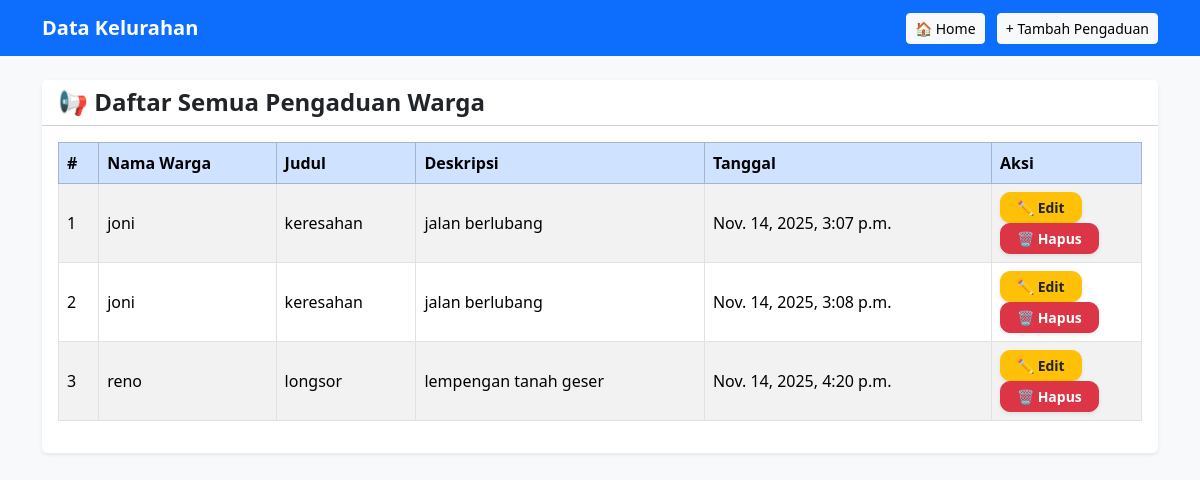
Before: /warga/pengaduan/ with the older database file.
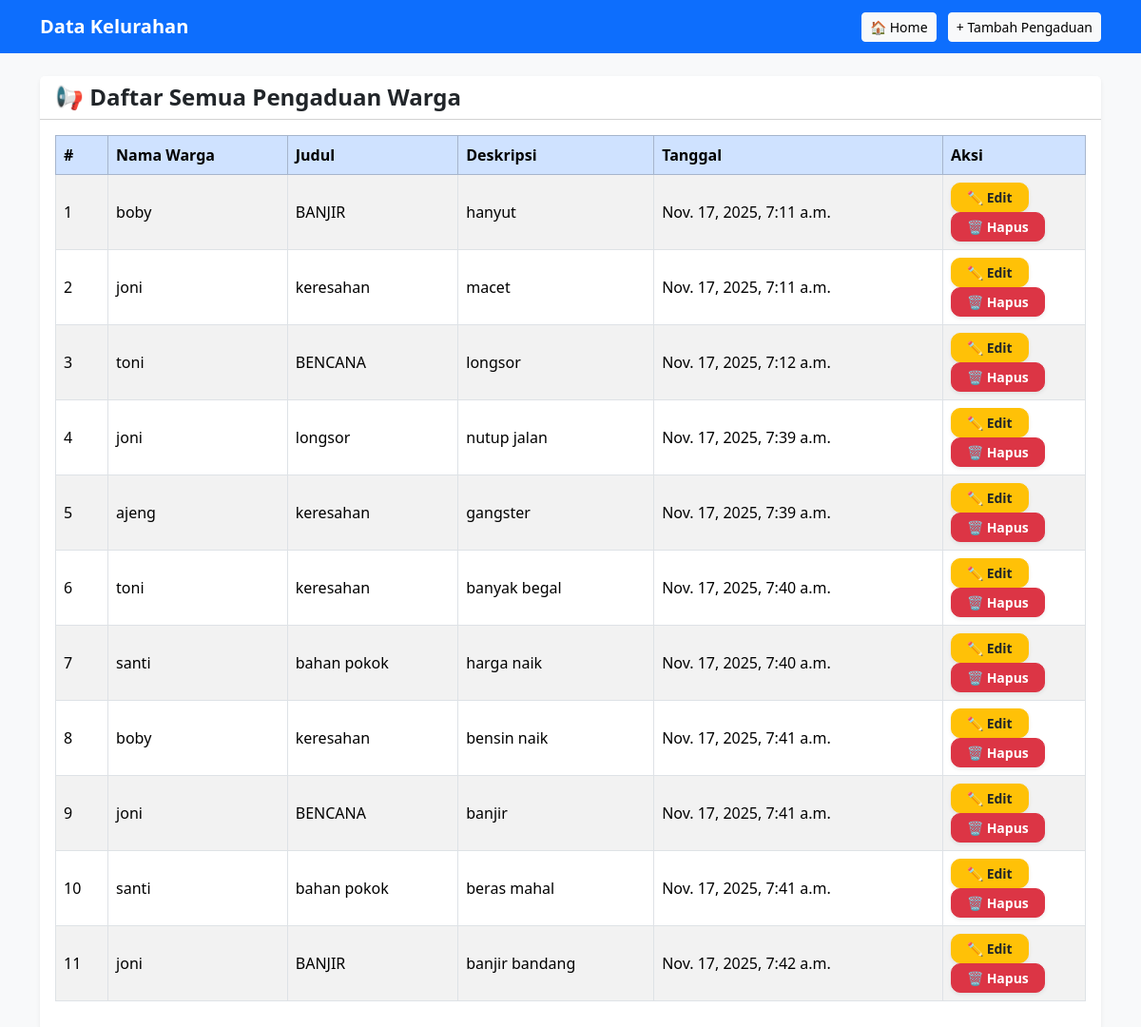
After: the same page with the newer database file.
### warga/models.py (models this page shows, shortened)
class Pengaduan(models.Model):
    STATUS_CHOICES = [
        ('BARU', 'Baru'),
        ('DIPROSES', 'Diproses'),
        ('SELESAI', 'Selesai'),
    ]
    warga       = models.ForeignKey(
                    'Warga',            # atau 'warga.Warga' kalau beda app
                    on_delete=models.CASCADE,
                    related_name='pengaduan'
                  )
    judul       = models.CharField(max_length=100)
    deskripsi   = models.TextField()
    tanggal     = models.DateTimeField(auto_now_add=True)
    status      = models.CharField(max_length=20,choices=STATUS_CHOICES, default='BARU')

class Warga(models.Model):
    nik          = models.CharField(max_length=16, unique=True)
    nama_lengkap = models.CharField(max_length=120)
    alamat       = models.TextField()
    no_telepon   = models.CharField(max_length=15, blank=True)  # ← baru
    tanggal        = models.DateField(auto_now_add=True)   # ← kolom baru

### warga/views.py (the view)
# urls.py: path('pengaduan/', PengaduanListView.as_view(), name='pengaduan-list'), # ⚠️ name='pengaduan-list'
class PengaduanListView(ListView):
    model = Pengaduan
    template_name = 'warga/pengaduan_list.html'
    context_object_name = 'pengaduan_list'

### warga/templates/warga/pengaduan_list.html (shortened to what this page needs)
{% load static %}
<!DOCTYPE html>
<html lang="id">
<head>
    <link href="https://cdn.jsdelivr.net/npm/bootstrap@5.3.2/dist/css/bootstrap.min.css" rel="stylesheet">
</head>
<body class="bg-light">
<nav class="navbar navbar-expand-lg navbar-dark bg-primary">
    <div class="container">
        <a class="navbar-brand fw-bold" href="#">Data Kelurahan</a>
        <div>
            <a href="{% url 'warga-list' %}" class="btn btn-light btn-sm me-2">🏠 Home</a>
            <a href="{% url 'pengaduan-tambah' %}" class="btn btn-light btn-sm">+ Tambah Pengaduan</a>
        </div>
    </div>
</nav>
<div class="container mt-4">
    <div class="card shadow-sm border-0">
        <div class="card-header bg-white">
            <h4 class="m-0 fw-bold">📢 Daftar Semua Pengaduan Warga</h4>
        </div>
        <div class="card-body">
            {% if pengaduan_list %}
                <table class="table table-bordered table-striped align-middle">
                    <thead class="table-primary">
                        <tr>
                            <th>#</th>
                            <th>Nama Warga</th>
                            <th>Judul</th>
                            <th>Deskripsi</th>
                            <th>Tanggal</th>
                            <th style="width:150px;">Aksi</th>
                        </tr>
                    </thead>
                    <tbody>
                        {% for p in pengaduan_list %}
                        <tr>
                            <td>{{ forloop.counter }}</td>
                            <td>{{ p.warga.nama_lengkap }}</td>
                            <td>{{ p.judul }}</td>
                            <td>{{ p.deskripsi|truncatechars:40 }}</td>
                            <td>{{ p.tanggal }}</td>
                            <td>
                                <a href="{% url 'pengaduan-edit' p.pk %}"
                                   class="btn btn-sm btn-warning text-dark fw-semibold px-3 me-1 shadow-sm"
                                   style="border-radius: 10px;">
                                    ✏️ Edit
                                </a>
                                <a href="{% url 'pengaduan-hapus' p.pk %}"
                                   class="btn btn-sm btn-danger fw-semibold px-3 shadow-sm"
                                   style="border-radius: 10px;">
                                    🗑️ Hapus
                                </a>
                            </td>
                        </tr>
                        {% endfor %}
                    </tbody>
                </table>
            {% else %}
                <div class="alert alert-info">
                    Belum ada pengaduan yang dibuat.
                </div>
            {% endif %}
        </div>
    </div>
</div>
</body>
</html>

Changed rows visible on the page:
removed Pengaduan: warga.nama_lengkap "joni", judul "keresahan", deskripsi "jalan berlubang", tanggal "Nov. 14, 2025, 3:07 p.m."
removed Pengaduan: warga.nama_lengkap "joni", judul "keresahan", deskripsi "jalan berlubang", tanggal "Nov. 14, 2025, 3:08 p.m."
removed Pengaduan: warga.nama_lengkap "reno", judul "longsor", deskripsi "lempengan tanah geser", tanggal "Nov. 14, 2025, 4:20 p.m."
added Pengaduan: warga.nama_lengkap "boby", judul "BANJIR", deskripsi "hanyut", tanggal "Nov. 17, 2025, 7:11 a.m."
added Pengaduan: warga.nama_lengkap "joni", judul "keresahan", deskripsi "macet", tanggal "Nov. 17, 2025, 7:11 a.m."
added Pengaduan: warga.nama_lengkap "toni", judul "BENCANA", deskripsi "longsor", tanggal "Nov. 17, 2025, 7:12 a.m."
added Pengaduan: warga.nama_lengkap "joni", judul "longsor", deskripsi "nutup jalan", tanggal "Nov. 17, 2025, 7:39 a.m."
added Pengaduan: warga.nama_lengkap "ajeng", judul "keresahan", deskripsi "gangster", tanggal "Nov. 17, 2025, 7:39 a.m."
added Pengaduan: warga.nama_lengkap "toni", judul "keresahan", deskripsi "banyak begal", tanggal "Nov. 17, 2025, 7:40 a.m."
added Pengaduan: warga.nama_lengkap "santi", judul "bahan pokok", deskripsi "harga naik", tanggal "Nov. 17, 2025, 7:40 a.m."
added Pengaduan: warga.nama_lengkap "boby", judul "keresahan", deskripsi "bensin naik", tanggal "Nov. 17, 2025, 7:41 a.m."
added Pengaduan: warga.nama_lengkap "joni", judul "BENCANA", deskripsi "banjir", tanggal "Nov. 17, 2025, 7:41 a.m."
added Pengaduan: warga.nama_lengkap "santi", judul "bahan pokok", deskripsi "beras mahal", tanggal "Nov. 17, 2025, 7:41 a.m."
added Pengaduan: warga.nama_lengkap "joni", judul "BANJIR", deskripsi "banjir bandang", tanggal "Nov. 17, 2025, 7:42 a.m."
